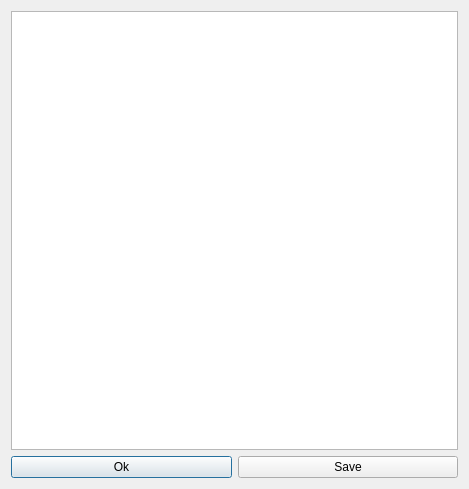
<?xml version="1.0" encoding="UTF-8"?>
<ui version="4.0">
 <class>ViewExe</class>
 <widget class="QDialog" name="ViewExe">
  <property name="geometry">
   <rect>
    <x>0</x>
    <y>0</y>
    <width>469</width>
    <height>489</height>
   </rect>
  </property>
  <property name="windowTitle">
   <string>Run MGCleaner</string>
  </property>
  <layout class="QGridLayout" name="gridLayout">
   <item row="0" column="0" colspan="2">
    <widget class="QTextBrowser" name="TB_Exe"/>
   </item>
   <item row="1" column="0">
    <widget class="QPushButton" name="PB_Ok">
     <property name="text">
      <string>Ok</string>
     </property>
    </widget>
   </item>
   <item row="1" column="1">
    <widget class="QPushButton" name="PB_Save">
     <property name="text">
      <string>Save</string>
     </property>
    </widget>
   </item>
  </layout>
 </widget>
 <resources/>
 <connections/>
</ui>
